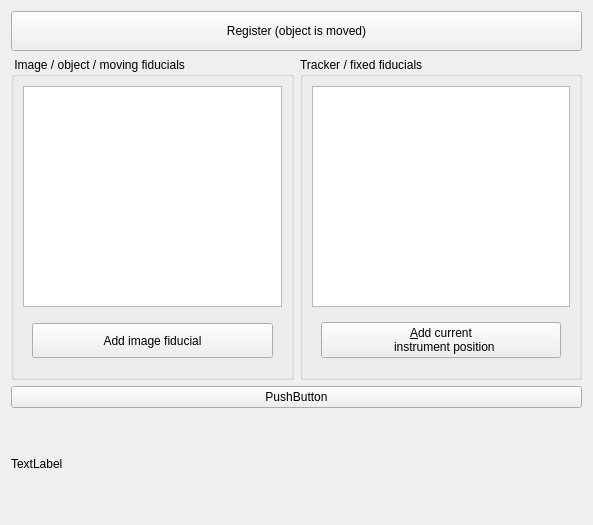
<?xml version="1.0" encoding="UTF-8"?>
<ui version="4.0">
 <class>QmitkFiducialRegistrationWidget</class>
 <widget class="QWidget" name="QmitkFiducialRegistrationWidget">
  <property name="geometry">
   <rect>
    <x>0</x>
    <y>0</y>
    <width>593</width>
    <height>525</height>
   </rect>
  </property>
  <property name="sizePolicy">
   <sizepolicy hsizetype="Expanding" vsizetype="Expanding">
    <horstretch>0</horstretch>
    <verstretch>0</verstretch>
   </sizepolicy>
  </property>
  <property name="windowTitle">
   <string>Form</string>
  </property>
  <layout class="QGridLayout" name="gridLayout_4">
   <item row="0" column="0">
    <layout class="QVBoxLayout" name="verticalLayout_2">
     <item>
      <layout class="QHBoxLayout" name="horizontalLayout">
       <item>
        <widget class="QPushButton" name="m_RegisterFiducialsBtn">
         <property name="sizePolicy">
          <sizepolicy hsizetype="Expanding" vsizetype="Fixed">
           <horstretch>0</horstretch>
           <verstretch>0</verstretch>
          </sizepolicy>
         </property>
         <property name="minimumSize">
          <size>
           <width>40</width>
           <height>40</height>
          </size>
         </property>
         <property name="text">
          <string>Register (object is moved)</string>
         </property>
        </widget>
       </item>
      </layout>
     </item>
     <item>
      <layout class="QHBoxLayout" name="horizontalLayout_4">
       <item>
        <widget class="QGroupBox" name="sourceLandmarksGroupBox">
         <property name="sizePolicy">
          <sizepolicy hsizetype="Minimum" vsizetype="Expanding">
           <horstretch>0</horstretch>
           <verstretch>0</verstretch>
          </sizepolicy>
         </property>
         <property name="maximumSize">
          <size>
           <width>16777215</width>
           <height>400</height>
          </size>
         </property>
         <property name="title">
          <string> Image / object / moving fiducials</string>
         </property>
         <layout class="QGridLayout" name="gridLayout_3">
          <item row="0" column="0">
           <widget class="QmitkPointListWidget" name="m_RegistrationImagePoints">
            <property name="sizePolicy">
             <sizepolicy hsizetype="Minimum" vsizetype="Expanding">
              <horstretch>0</horstretch>
              <verstretch>0</verstretch>
             </sizepolicy>
            </property>
           </widget>
          </item>
          <item row="1" column="0">
           <widget class="QFrame" name="m_spaceHolderGroupBox">
            <property name="minimumSize">
             <size>
              <width>0</width>
              <height>55</height>
             </size>
            </property>
            <property name="frameShape">
             <enum>QFrame::NoFrame</enum>
            </property>
            <property name="frameShadow">
             <enum>QFrame::Raised</enum>
            </property>
            <layout class="QGridLayout" name="gridLayout">
             <item row="0" column="0">
              <widget class="QPushButton" name="m_AddImageFiducialBtn">
               <property name="sizePolicy">
                <sizepolicy hsizetype="Expanding" vsizetype="Fixed">
                 <horstretch>0</horstretch>
                 <verstretch>0</verstretch>
                </sizepolicy>
               </property>
               <property name="minimumSize">
                <size>
                 <width>0</width>
                 <height>35</height>
                </size>
               </property>
               <property name="text">
                <string>Add image fiducial</string>
               </property>
              </widget>
             </item>
            </layout>
           </widget>
          </item>
         </layout>
        </widget>
       </item>
       <item>
        <widget class="QGroupBox" name="targetLandmarksGroupBox">
         <property name="sizePolicy">
          <sizepolicy hsizetype="Minimum" vsizetype="Expanding">
           <horstretch>0</horstretch>
           <verstretch>0</verstretch>
          </sizepolicy>
         </property>
         <property name="maximumSize">
          <size>
           <width>16777215</width>
           <height>400</height>
          </size>
         </property>
         <property name="title">
          <string>Tracker / fixed fiducials </string>
         </property>
         <layout class="QGridLayout" name="gridLayout_2">
          <item row="0" column="0">
           <widget class="QmitkPointListWidget" name="m_RegistrationTrackingPoints">
            <property name="sizePolicy">
             <sizepolicy hsizetype="Minimum" vsizetype="Expanding">
              <horstretch>0</horstretch>
              <verstretch>0</verstretch>
             </sizepolicy>
            </property>
           </widget>
          </item>
          <item row="1" column="0">
           <widget class="QFrame" name="m_spaceHolderGroupBox2">
            <property name="minimumSize">
             <size>
              <width>0</width>
              <height>55</height>
             </size>
            </property>
            <property name="frameShape">
             <enum>QFrame::NoFrame</enum>
            </property>
            <property name="frameShadow">
             <enum>QFrame::Raised</enum>
            </property>
            <layout class="QVBoxLayout" name="verticalLayout">
             <item>
              <widget class="QPushButton" name="m_AddTrackingFiducialBtn">
               <property name="sizePolicy">
                <sizepolicy hsizetype="Expanding" vsizetype="Fixed">
                 <horstretch>0</horstretch>
                 <verstretch>0</verstretch>
                </sizepolicy>
               </property>
               <property name="minimumSize">
                <size>
                 <width>0</width>
                 <height>35</height>
                </size>
               </property>
               <property name="text">
                <string>&amp;Add current
            instrument position          </string>
               </property>
              </widget>
             </item>
            </layout>
           </widget>
          </item>
         </layout>
        </widget>
       </item>
      </layout>
     </item>
    </layout>
   </item>
   <item row="1" column="0">
    <widget class="QPushButton" name="pushButton">
     <property name="text">
      <string>PushButton</string>
     </property>
    </widget>
   </item>
   <item row="2" column="0">
    <widget class="QLabel" name="label">
     <property name="minimumSize">
      <size>
       <width>0</width>
       <height>100</height>
      </size>
     </property>
     <property name="text">
      <string>TextLabel</string>
     </property>
    </widget>
   </item>
  </layout>
 </widget>
 <customwidgets>
  <customwidget>
   <class>QmitkPointListWidget</class>
   <extends>QListWidget</extends>
   <header>QmitkPointListWidget.h</header>
  </customwidget>
 </customwidgets>
 <resources/>
 <connections/>
</ui>
